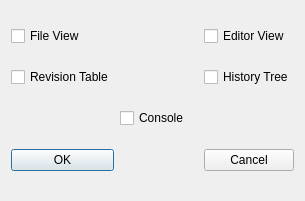
<?xml version="1.0" encoding="UTF-8"?>
<ui version="4.0">
 <class>ViewSettings</class>
 <widget class="QDialog" name="ViewSettings">
  <property name="windowModality">
   <enum>Qt::WindowModal</enum>
  </property>
  <property name="geometry">
   <rect>
    <x>0</x>
    <y>0</y>
    <width>305</width>
    <height>201</height>
   </rect>
  </property>
  <property name="windowTitle">
   <string>Settings</string>
  </property>
  <property name="modal">
   <bool>true</bool>
  </property>
  <layout class="QGridLayout" name="gridLayout">
   <item row="0" column="0">
    <widget class="QCheckBox" name="FileView">
     <property name="text">
      <string>File View</string>
     </property>
    </widget>
   </item>
   <item row="0" column="2">
    <widget class="QCheckBox" name="EditorView">
     <property name="text">
      <string>Editor View</string>
     </property>
    </widget>
   </item>
   <item row="1" column="0">
    <widget class="QCheckBox" name="RevisionTable">
     <property name="text">
      <string>Revision Table</string>
     </property>
    </widget>
   </item>
   <item row="1" column="2">
    <widget class="QCheckBox" name="HistoryTree">
     <property name="text">
      <string>History Tree</string>
     </property>
    </widget>
   </item>
   <item row="2" column="1">
    <widget class="QCheckBox" name="Console">
     <property name="text">
      <string>Console</string>
     </property>
    </widget>
   </item>
   <item row="3" column="0">
    <widget class="QPushButton" name="okButton">
     <property name="text">
      <string>OK</string>
     </property>
    </widget>
   </item>
   <item row="3" column="2">
    <widget class="QPushButton" name="cancelButton">
     <property name="text">
      <string>Cancel</string>
     </property>
    </widget>
   </item>
  </layout>
 </widget>
 <resources/>
 <connections>
  <connection>
   <sender>okButton</sender>
   <signal>pressed()</signal>
   <receiver>ViewSettings</receiver>
   <slot>accept()</slot>
   <hints>
    <hint type="sourcelabel">
     <x>92</x>
     <y>159</y>
    </hint>
    <hint type="destinationlabel">
     <x>144</x>
     <y>150</y>
    </hint>
   </hints>
  </connection>
 </connections>
</ui>
